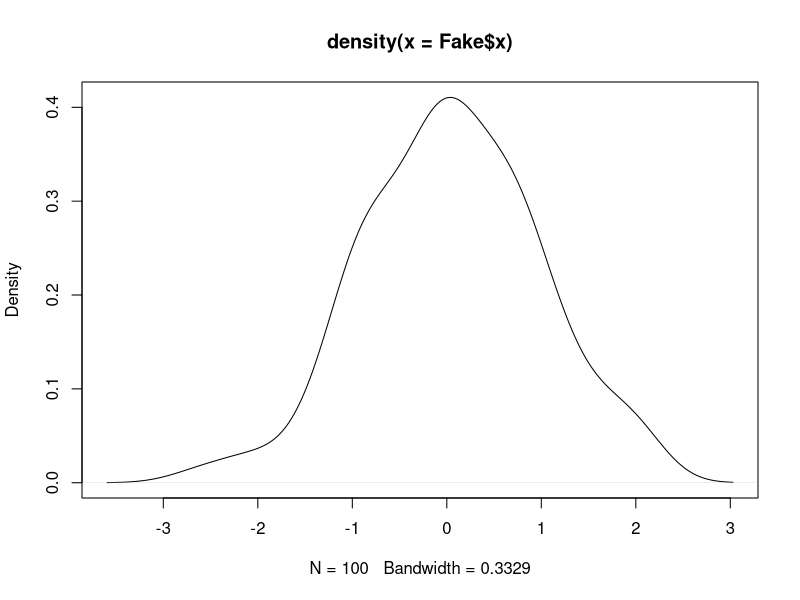
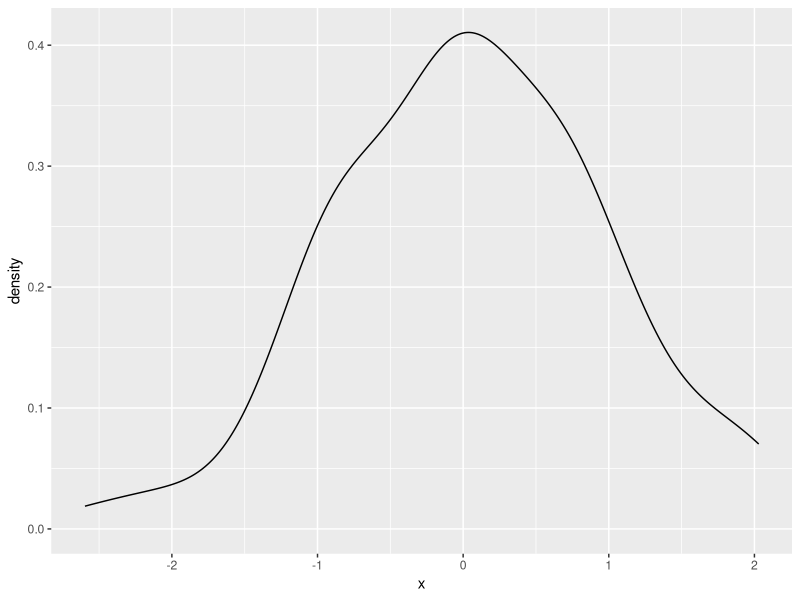
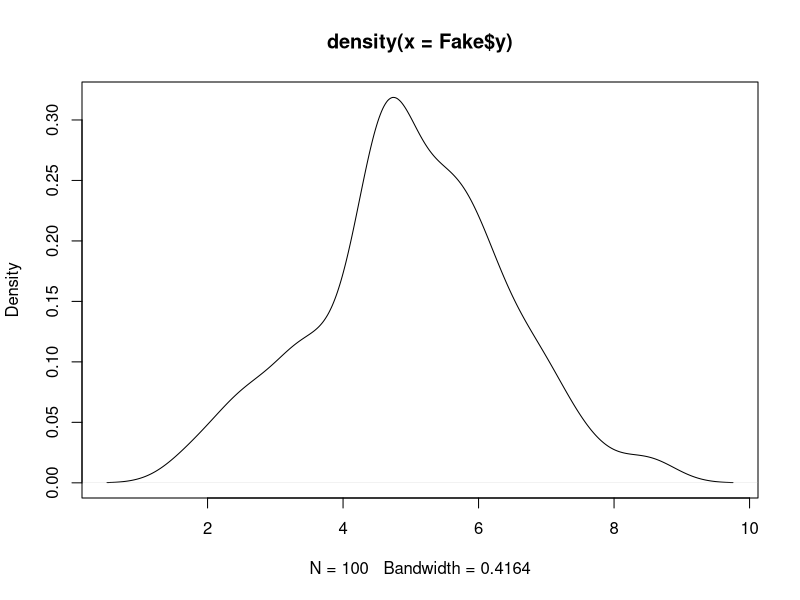
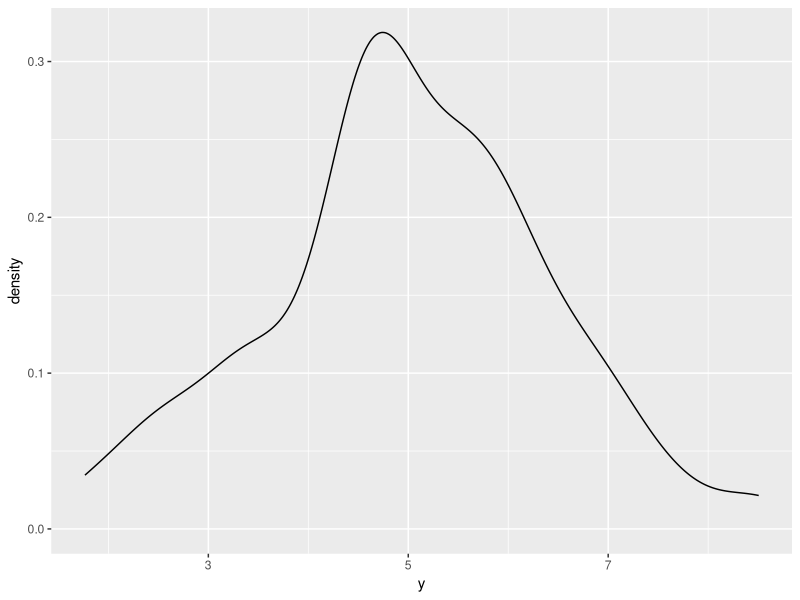

Source code (R) for these figures, in order:
#' ---
#' title: "Bivariate OLS"
#' author: Steven V. Miller, [svmiller.com](http://svmiller.com)
#' date: 12 December 2022
#' abstract: "This is a lab script for [EH6105](http://eh6105.svmiller.com), a graduate-level quantitative 
#' methods class that I teach at Stockholm University. It will not be the most sophisticated 
#' R-related write-up of mine---check [my blog](http://svmiller.com/blog) for those---but it should be useful 
#' for discussion around the associated R script for the week's 'lab' session."
#' output:
#'    html_document:
#'      css: lab-script.css
#'      toc: TRUE
#'      toc_float:
#'        collapsed: false
#'        smooth_scroll: false
#'      highlight: zenburn
#' ---


#' # R Packages/Data for This Session
#' 
#' You should've already installed the R packages for this lab session. `{tidyverse}` will be 
#' for all things workflow and `{stevemisc}` will create fake data

library(tidyverse)

#' # Creating Fake Data to Learn About OLS
#' 
#' The lecture uses actual (toy) data from the United States' 2016 general election to introduce
#' you to OLS in the bivariate case. Now, I think it might be time for you to get it in the completely
#' "fabricated" sense. In this lab script, you are going to create data that you will use to learn
#' more about what OLS regression is and what the `lm()` output in R is telling you.
#' 
#' Take careful inventory of what's going to happen here. We're going to set a reproducible seed, and
#' then we're going to create two new "random" variables, called `x` and `e` from a normal distribution.
#' 
set.seed(8675309) # Jenny, I got your number...
tibble(x = rnorm(100),
       e = rnorm(100)) -> Fake

Fake

#' `x` is going to be our independent variable, which is exogenously created prior to an observed
#' outcome. `e` is going to be our error term, which includes everything not included in the OLS
#' model. The presence of an error term is an important assumption in OLS, and notice here that the
#' error term is created *independently from the x variable*. Yes, they're in the same data set, and
#' yes they were created by the same command. However, the generation of *x* and *e* are simultaneously
#' created, but completely independent from each other. If they were correlated with each other, that
#' would violate a major assumption about endogeneity in the OLS model (that we'll belabor in another
#' lab script).
#' 
#' You can test that we successfully pulled this off with a correlation test.
#' 
cor.test(Fake$x, Fake$e)

#' Notice that the correlation between *x* and *e* is about .06, but the 95% interval includes 0. The modest
#' correlation we do observation is indeed due to random chance.
#' 
#' Now, watch this. We're going to create a new variable, *y*, that is a linear function of *x* and *e*, plus
#' some baseline value (intercept) when *x* is 0.
#' 
Fake %>%
  mutate(y = 5 + x + e) -> Fake

Fake

#' Here's how I want you to think about what you're going to do here. By simulating data to evaluate a model,
#' you're creating god to see how well the model can capture the "true" parameters you're generating. The "true"
#' value of *y* is 5 when *x* is 0. The "true" effect of *x* on *y* is to increase *y* by 1 for every one-unit
#' increase in *x*. The error term here has equal footing to *x*, but recall that the error term (*e*) includes
#' everything else that influences *y* but is not included in the model. It's ultimately going to introduce
#' noise into how well we can capture the other true parameters.
#' 
#' The data are fake, sure, but the process of simulating so-called "random variables" (drawn from a normal
#' distribution with pre-defined parameters) is useful for illustrating the properties of a statistical model
#' like this. It'll also help to show what these data "look like." Here, for example, is the distribution
#' of *x*. When you have granularity in a variable like this (with so many trailing decimals), it's useful
#' to jettison a bar chart or histogram (which has somewhat arbitrary bin width) in favor of the density
#' plot. The density plot may not have the same easy takeaway as to what's happening on the *y*-axis,
#' but it's arguably more useful for getting the basic shape of a distribution.
#' 
#' There are two ways of doing this. Here's the base R way.
#' 
plot(density(Fake$x))
#'
#' Here, we see the data look nice and "normal" with a clear central tendency and a shape approximating
#' a true bell curve.
#' 
#' Here's the prettier ggplot way. ggplot stuff (by way of `{ggplot2}`) comes default in `{tidyverse}`.
#' Once you load `{tidyverse}`, you load all the `{ggplot2}` functionality you could want.
#' 
Fake %>%
  ggplot(.,aes(x)) +
  geom_density() 
#'
#' ggplot's defaults want to draw attention to the fact that there's more a left skew than a right skew.
#' In other words, the maximum of *x* is ~2.02 whereas the minimum is about -2.59, but the shape of the
#' data still look normal. Any irregularities in shape could be attributed to the fact we only drew 100
#' observations, which is fairly small set of observations (all things considered).
#' 
#' We can do the same thing for the outcome variable *y*.
#' 
plot(density(Fake$y))
#'
#' Also, in ggplot.
#' 
Fake %>%
  ggplot(.,aes(y)) +
  geom_density()
#' 
#' It's worth reiterating the *y* is "endogenously" created, and the only endogenous part of our data set.
#' It is an outcome of two exogenous variables (*x*, which we can measure, and *e*, which serves as a plug-in
#' for background noise in the underlying population).
#' 
#' Can OLS capture these known attributes about the data? We'll use the `lm()` function in R to find out.
#' `lm()` is the base R function for estimating OLS models. It's syntax is simple, especially in a simple
#' case like this. The two basic things you'll want to feed it are the formula, separated by a comma, then
#' the name of the data set for which you want to regress your dependent variable on your independent
#' variable(s). Here, we're doing a super simple regression of *y* on *x*. Then, we'll get a summary
#' of the model with `summary()`.
#' 
M1 <- lm(y ~ x, data=Fake)
summary(M1)

#' Our question was whether OLS can capture the known population parameters that we created. The answer is yes. 
#' Yes, it can. 
#' 
#' # How to Evaluate Your OLS Model Output
#' 
#' Let's walk through a little bit of the important output from the model. Let's start with the "coefficients",
#' since they are the main reason you're doing this. We mainly wanted to know if we could capture the "true" effect
#' of *x* on *y*. The "true" effect is 1. The OLS model says it's about 1.06. That's technically wrong, sure, but
#' the coefficient is what it is because it's also capturing the correlation between *x* and the error term *e*, which
#' we *don't* get to include in the model. So, OLS says it's 1.06, which comes with a standard error of about .10. A
#' standard error below the estimate is about .961. A standard error above the estimate is about 1.175.
#' 
#' Put another way, given estimation and fundamental uncertainty about the model, our estimated effect of *x* on *y*
#' is within a standard error of what we know it actually is. We captured the true population parameter of interest
#' to us.
#' 
#' The other thing you want to know from your regression model is whether the effect of your independent variable
#' of interest on the dependent variable is "statistically significant." This term is very misleading, to be
#' frank. About 10 years ago, it appeared on this list of [scientific ideas that 
#' scientists wish you'd stop misusing](https://gizmodo.com/10-scientific-ideas-that-scientists-wish-you-would-stop-1591309822).
#' Briefly:
#' 
#' > "Statistically significant" is one of those phrases scientists would love to have a
#'  chance to take back and rename. "Significant" suggests importance; but the test of 
#'  statistical significance, developed by the British statistician R.A. Fisher, doesn't 
#'  measure the importance or size of an effect; only whether we are able to distinguish it,
#'   using our keenest statistical tools, from zero. "Statistically noticeable" or 
#'   "Statistically discernible" would be much better.
#'   
#' Notice what this means for what you're doing. You're not testing, necessarily, whether you've identified the
#' "true" effect when you evaluate statistical significance. You're testing whether you could rule out something
#' else: 0. That's at least what gets returned to you here, and the *t*-statistic that gets reported is
#' conveniently just the coefficient over the standard error. When the absolute value of that *t*-statistic
#' is large, and its associated *p*-value falls below some threshold of interest to you, you can reject
#' the null hypothesis and assert that what you observed is highly improbable if the true effect is 0.
#' That's indeed the case here. The true effect is 1. We observed 1.06. The *t*-statistic associated with
#' that coefficient and standard error is about 9.9. That's comically large, given the distribution of Student's *t*
#' for 98 degrees of freedom. The probability of observing what we got is basically 0 if the true effect were 0 (and
#' it's not, because it's 1). So, you can reject the null hypothesis and assert that what you got is closer to what
#' it truly is, assuming repeated sampling and fixed population parameters. The first part of that may not apply here,
#' but the second one does. We created the data.
#' 
#' ## What About the Intercept?
#' 
#' You don't evaluate "statistical significance" in the same way for the *y*-intercept. There is no "null hypothesis"
#' to note in the context of the intercept. It's just an estimate of *y* when *x* is 0. Here, we are adequately
#' capturing it's true value (i.e. it's actually 5, but we got 4.94). Dividing that estimated intercept over its
#' standard error returns a ridiculously large *t*-statistic that means you can comfortably rule out 0. Then again,
#' you weren't testing that it's 0. It's just some constant baseline for *y*.
#' 
#' Here's another way of illustrating this. Let's create another variable, *y2*. It has this formula.
#' 
# I could alternatively write this as just y2 = x + e.
Fake %>%
  mutate(y2 = 0 + x  + e) -> Fake

Fake

#' Let's run another regression.
#' 
M2 <- lm(y2 ~ x, Fake)
summary(M2)

#' Notice *x* is unaffected, but now the *y*-intercept is "statistically insignificant?" Except that it's not,
#' because that's not how you should evaluate the *y*-intercept. The statistics you get back just tell you the 
#' estimated value of *y* when *x* is 0 could be 0 (because that's what it is).
#' 
#' This is often why you'll read regression tables that just outright omit the *y*-intercept and take no effort
#' to model them. I'll only retort that you may encounter or want to learn more complicated models, so called 
#' "mixed (effects) models", that include random intercepts for different grouping clusters in a data set. For
#' those models to converge, they'll often need a so-called "global" intercept in order to know against what 
#' baseline a group may vary. This is why I encourage students to get comfortable with scaling inputs into
#' the model in order to create more meaningful *y*-intercepts that, with real world data, might tell the
#' reader (and yourself) something about the typical value of *y*.
#' 
#' Indeed, that's what the intercept is communicating here, plus-or-minus error.
#' 
Fake %>%
  summarize(mean_y = mean(y),
            mean_y2 = mean(y2)) %>% data.frame

#' # Other Things You Should Know About Your OLS Model
#' 
#' I'll go into the other things you should know about the OLS model, based loosely on the order of importance
#' of them.
#' 
#' ## Fitted Values and Residuals
#' 
#' The OLS model draws a line of best fit through the data and that line of best fit is the one that minimizes
#' the sum of squared prediction errors. This means there are estimates for a particular data point, given this line
#' of "best fit", and invariably an "error" (which is the distance between the estimated value of *y*, and what the "true"
#' value of *y* is).
#' 
#' In R speak, these are the fitted values and the residuals. The fitted values are the estimated values of *y* for each
#' data point (given the regressors). You may also call these the *y*-hats. The residuals are the distances between what
#' was fitted and what the observation really is. These are the estimates of *e* from the data-generating process.
#' 
#' You can extract them both pretty easily in R. Observe, for `M1`.

Fake %>%
  mutate(fitted = fitted(M1),
         resid = resid(M1)) -> Fake

Fake

#' Here's a way to wrap your head around what this is telling you. For that first row, the value of *x*
#' is about -.997. The value of *y* is 4.75. Given the line that minimizes the sum of squared prediction
#' errors, the coefficient for a one-unit change of *x* on *y* is about 1.06. The *y*-intercept we
#' estimate to be about 4.94. `4.94 + 1.06*(-.997) = about 3.88`. That's the fitted value of *y*. In actuality,
#' it's about 4.75. 4.75 - 3.88 (alternatively: `y - y-hat` for that observation) is about .867. That's the
#' error, or the residual you see there. Do note there's rounding error here for presentation, but hopefully
#' the principle is clear.
#' 
#' Of note, I don't really know why R's default `summary()` option includes that kind of summary of the residuals
#' *first*, but that's the top thing you see. Observe:
#' 
tibble(x = resid(M1)) %>%
  summarize(min = min(x),
            q1 = quantile(x, .25),
            median = median(x),
            q3 = quantile(x, .75),
            max = max(x)) %>% data.frame

summary(M1)
#' 
#' Keep your fitted values and residuals handy, as they'll be very useful (really: necessary) information for
#' model diagnostics. Another good way of extracting them with the `augment()` function in the `{broom}`
#' package that is installed when you install `{tidyverse}`.
#' 
broom::augment(M1)

#' You obviously get other output with this function, which will come in handy when we delve into model
#' diagnostics in earnest.
#' 
#' ## R-Squared
#' 
#' OLS textbooks sometimes encourage new students to read too much into R-squared. Minimally, it tells you
#' how well the model fits the data. It's bound between 0 and 1, and higher values = better fit. However,
#' ask yourself what primarily is the purpose of the regression model. Is it to identify a causal effect?
#' If so, those minimal OLS models regressing some outcome *y* on a treatment will typically have very
#' low R-squareds even if the causal effect is identified. Is the goal to fit the data? Then higher 
#' R-squared is obviously very nice but saturating the model with regressors for the sake of juicing
#' an R-squared may come with biasing coefficients (making it more difficult to identify signals from
#' the din).
#' 
#' I do want to draw your attention to a few things. For one, in the simple bivariate case, R-squared is
#' quite literally Pearson's R, squared. Observe.
#' 
Fake %>% summarize(cor = cor(x, y), 
                   cor2 = cor^2) -> correlations

correlations
correlations %>% pull(2)
summary(M1)$r.squared


#' Second, you'll see something called an adjusted R-squared. Simply, think of this as a kind of penalty that
#' downweights the normal ("multiple") R-squared for the presence of additional parameters. It's why it'll
#' always want to be smaller than the other R-squared metric you see. Here's the hard way of calculating
#' what comes default in R.
#' 
(1 - ((1-summary(M1)$r.squared)*(nobs(M1)-1)/(nobs(M1)-length(M1$coefficients))))

#' In plain English: adjusted R-squared  = 1 - (1 - R^2)*(n - 1)/n - k. In this case, the difference is small,
#' but the adjusted R-squared is telling you have more than one parameter here (i.e. the intercept).
#' 
#' Long story short: a high R-squared is nice, but it's not necessary for identifying a causal effect of *x* on *y*.
#' There's no agreement on what a "good R-squared" looks like. 
#' 
#' ##  Residual Standard Error
#' 
#' The residual standard error is the standard error of the residuals. It's not too hard to calculate in a simple
#' case like this. Take the sum of squared residuals and square those. Divide it over the degrees of freedom in the
#' model. There's your residual standard error. You'll see the sum of squared residuals often
#' referred to as the deviance of the model.
#' 

sqrt(deviance(M1)/df.residual(M1)) 
sqrt(sum(resid(M1)^2)/98) 

#' There's more you can do with that deviance. For example, does this look familiar?
1 - (sum(resid(M1)^2)/(sum((Fake$y - mean(Fake$y))^2)))

#' It's R-squared, right? You can also calculate R-squared as the deviance over the total sum of squares. You
#' might see that formula as `1 - RSS/TSS` where the deviance is also known as the residual sum of squares. You
#' can also calculate R^2, more generally, as the sum of fitted squares (so-called "Explained Squares") over the
#' total sum of squares.
#' 

(sum((M1$fitted.values - mean(Fake$y))^2))/(sum((Fake$y - mean(Fake$y))^2))


#' ## F-statistic
#' 
#' Simply, you'll never use this. The F-statistic tests against a null hypothesis that the model you estimate
#' performs just as well as the model that guesses just the mean of *y*. The moment you know anything about
#' your data-generating process is the moment you can start to safely ignore this statistic. In our case,
#' the F-statistic of 98.69 against 98 degrees of freedom comes with a *p*-value that is basically 0. This model
#' is better than an intercept-only model.
#' 
#' Want to fail this statistic? Do this.
 
Fake %>%
  mutate(noise = rnorm(100)) -> Fake

M3 <- lm(y ~ noise, data=Fake)
summary(M3)

#' See that *p*-value with that *F* statistic? I can't say that this model performs any better than an intercept only model.
#' Well, duh.
#'
#' # Conclusion
#'
#' For now, take stock of the following things:
#' 
#' - *formula*: `lm()` is the function you want. You regress whatever your DV is on (`~`) whatever your independent variable
#' (or variables) is called. If you have multiple IVs, it'll be something like `y ~ x1 + x2`. Tell the formula your data come
#' from whatever your data object is called.
#' - *coefficient*: the coefficient is the rise over run from the slope intercept equation, in as many words. A one-unit change in *x* coincides
#' with an estimated change of [INSERT COEFFICIENT VALUE HERE] in *y*.
#' - *statistical significance*: you're assessing the probability of what you observe (with the standard error) if the true effect
#' is zero. Assess statistical significance by whatever evidentiary threshold you choose, but the convention is .05. Don't bother interpreting
#' "significance" for the intercept.
#' - *other model parameters*: R-square is nice when it's high but it's not necessary for identifying causal effects. Grabbing the fitted
#' values and residuals from the model will be useful for important diagnostics. 

